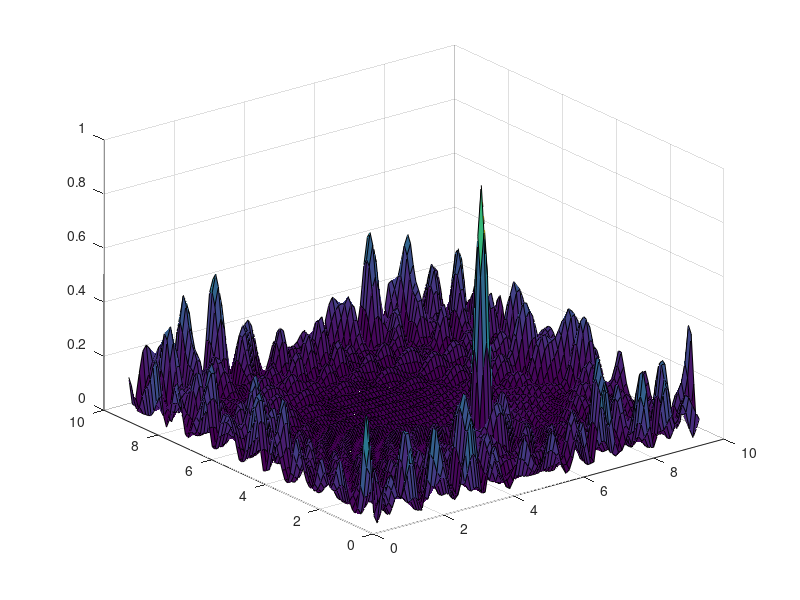

This figure's MATLAB source: (Note: this script raises an error after producing the figure.)
clc;
clear
close all;

%% Simulation Parameters
wavelength = 10;                % wavelength in cm
squareSide = 10 * wavelength;   % side length of the simulation area

% Generate grid of sample points where normalized SNR is computed
x = 4:1:(squareSide-4);
y = 4:1:(squareSide-4);

% Define antenna locations on the perimeter of a square (as in original script)
pointsperdim = 10;  % Number of antennas per side in the square
antenna_locations = squareSide * [ ...
    linspace(0, 1, pointsperdim+1), ...                              % bottom edge
    1i * linspace(1/pointsperdim, 1, pointsperdim), ...                % right edge
    1i + linspace(1/pointsperdim, 1, pointsperdim), ...                % top edge
    1 + 1i * linspace(1/pointsperdim, 1 - 1/pointsperdim, pointsperdim-1)];  % left edge

% Set the original target location (used in static plots)
targetlocation = round(squareSide/4) + 1i*round(squareSide/2);

%% Preallocation for results 
numX = length(x);
numY = length(y);
numAnt = length(antenna_locations);
phaseshifts = zeros(numX, numY, numAnt);
distances = zeros(numX, numY, numAnt);

% Compute distances and phase-shifts for each antenna and grid point (target-independent)
for n = 1:numAnt
    for k = 1:numX
        for j = 1:numY
            samplePoint = x(k) + 1i * y(j);
            distances(k,j,n) = abs(samplePoint - antenna_locations(n));
            phaseshifts(k,j,n) = 2*pi * distances(k,j,n) / wavelength;
        end
    end
end

% For the original target location, compute phase term (target-dependent)
angletarget = zeros(numX, numY, numAnt);
for n = 1:numAnt
    angletarget(:,:,n) = 2*pi * abs(targetlocation - antenna_locations(n)) / wavelength;
end

% Compute distances from all antennas to the target (for normalization)
distances_target = abs(antenna_locations - targetlocation);

%% Combined Channel Gain - Normalized SNR
% Free-space propagation pathloss is assumed
channel_gain = abs(sum(exp(1i*(phaseshifts - angletarget)) ./ sqrt(4*pi*distances.^2), 3)).^2;
channel_gain_target = abs(sum(1 ./ sqrt(4*pi*distances_target.^2))).^2; % at target, phase diff = 0
normalization = channel_gain_target; % normalization factor

%% Insightful Plots
% Part a: 3D Surface Plot with antenna markers and target marker
figure;
surf(y/wavelength, x/wavelength, channel_gain/normalization);
colormap(flipud(parula));
colorbar;
shading interp;
hold on;
for n = 1:numAnt
    plot3(imag(antenna_locations(n))/wavelength, real(antenna_locations(n))/wavelength, 0, 'k*', 'MarkerSize', 5);
end
plot3(imag(targetlocation)/wavelength, real(targetlocation)/wavelength, channel_gain_target/normalization, ...
    'ko', 'MarkerSize', 5, 'MarkerFaceColor', 'k');
hold off;
xlabel('Distance (wavelengths)');
ylabel('Distance (wavelengths)');
zlabel('Normalized SNR');
set(gca, 'fontsize', 16);
xlim([0 squareSide/wavelength]);
ylim([0 squareSide/wavelength]);
view([-20 26]);

% Part b: 2D Overhead View
figure;
surf(y/wavelength, x/wavelength, channel_gain/normalization);
colormap(flipud(parula));
colorbar;
shading interp;
hold on;
for n = 1:numAnt
    plot3(imag(antenna_locations(n))/wavelength, real(antenna_locations(n))/wavelength, 0, 'k*', 'MarkerSize', 5);
end
plot3(imag(targetlocation)/wavelength, real(targetlocation)/wavelength, channel_gain_target/normalization, ...
    'ko', 'MarkerSize', 5, 'MarkerFaceColor', 'k');
hold off;
xlabel('Distance (wavelengths)');
ylabel('Distance (wavelengths)');
zlabel('Normalized SNR');
set(gca, 'fontsize', 16);
view(2);
xlim([0 squareSide/wavelength]);
ylim([0 squareSide/wavelength]);
axis equal;

%% 3D Phase Difference Surface Plot (for 1st antenna)
% Compute phase difference (difference between actual phase and target phase) for the first antenna
phase_diff = phaseshifts(:,:,1) - angletarget(:,:,1);
figure;
surf(y/wavelength, x/wavelength, phase_diff);
colormap(jet);
colorbar;
shading interp;
xlabel('Distance (wavelengths)');
ylabel('Distance (wavelengths)');
zlabel('Phase Difference (rad)');
title('Phase Difference Surface (Antenna 1)');
set(gca, 'fontsize', 16);
view([-30 30]);
rotate3d on;

%% Animated 3D Plot for a Moving Target
% Define a trajectory for the moving target along a horizontal line
numFrames = 20;
target_start = squareSide/4 + 1i*(squareSide/2);
target_end   = 3*squareSide/4 + 1i*(squareSide/2);
target_traj = linspace(target_start, target_end, numFrames);

figure;
hSurf = surf(y/wavelength, x/wavelength, zeros(numX, numY));
colormap(flipud(parula));
colorbar;
shading interp;
hold on;
% Plot antenna locations (static)
for n = 1:numAnt
    plot3(imag(antenna_locations(n))/wavelength, real(antenna_locations(n))/wavelength, 0, 'k*', 'MarkerSize', 5);
end
hTarget = plot3(0,0,0,'ko','MarkerSize',5,'MarkerFaceColor','k');
xlabel('Distance (wavelengths)');
ylabel('Distance (wavelengths)');
zlabel('Normalized SNR');
title('Animated Normalized SNR with Moving Target');
set(gca, 'fontsize', 16);
xlim([0 squareSide/wavelength]);
ylim([0 squareSide/wavelength]);
zlim([0 1.2]);
rotate3d on;

% Animation loop: update target location, recompute phase terms and channel gain
for frame = 1:numFrames
    new_target = target_traj(frame);
    % Recompute target-dependent phase shifts for new target
    new_angletarget = zeros(numX, numY, numAnt);
    for n = 1:numAnt
        new_angletarget(:,:,n) = 2*pi * abs(new_target - antenna_locations(n)) / wavelength;
    end
    % Recompute channel gain for new target
    channel_gain_new = abs(sum(exp(1i*(phaseshifts - new_angletarget)) ./ sqrt(4*pi*distances.^2), 3)).^2;
    % Normalization: channel gain at new target (phase diff zero)
    distances_target_new = abs(antenna_locations - new_target);
    channel_gain_target_new = abs(sum(1 ./ sqrt(4*pi*distances_target_new.^2)))^2;
    norm_SNR_new = channel_gain_new / channel_gain_target_new;
    
    % Update the surface plot
    set(hSurf, 'ZData', norm_SNR_new);
    % Update target marker
    set(hTarget, 'XData', imag(new_target)/wavelength, 'YData', real(new_target)/wavelength, ...
        'ZData', 1);  % place marker at normalized gain =1
    title(sprintf('Frame %d: Target = (%.1f, %.1f)', frame, real(new_target), imag(new_target)));
    
    drawnow;
    pause(1);  % pause for 0.2 sec between frames
end
